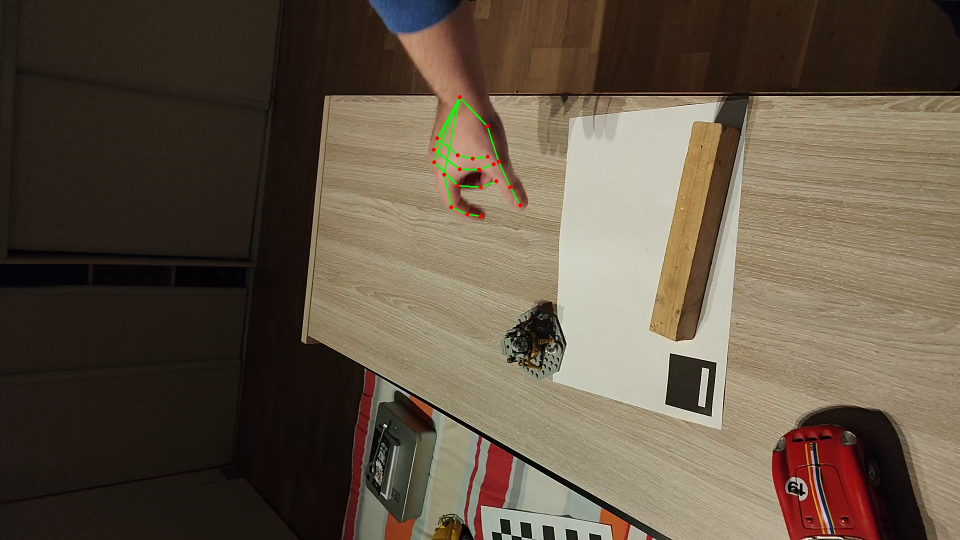
#> input picture data/hand_poses/hand_debug/hand_debug_000000.jpg, 1920 x 1080 px (shown at 1/2 size)
$ python 01_calibrate.py --image_dir ../data/hand_poses/hand_debug
#> lines starting #> are read from the running program, lines starting #| are printed output that depends on the picture
### src/calibration/calibrator.py
"""src.calibration.calibrator — Camera intrinsic calibration using OpenCV.

Detects chessboard corners across a set of calibration images, computes the
intrinsic matrix K and distortion coefficients, evaluates RMS reprojection error,
and exports results in DROID-SLAM format (calib.txt), NPZ, and JSON formats.
"""

from __future__ import annotations

import json
import logging
from pathlib import Path
from typing import Optional

import cv2
import numpy as np
import numpy.typing as npt

from ..utils.io import export_calibration_txt, get_sorted_image_files

logger = logging.getLogger("calibration")


def load_calibration_images(image_dir: str | Path) -> tuple[list[npt.NDArray[np.uint8]], list[Path]]:
    """Load all valid images from image_dir in natural sorted order.

    Args:
        image_dir: Path to directory containing calibration images.

    Returns:
        Tuple of (images_list, paths_list).

    Raises:
        FileNotFoundError: If image_dir does not exist.
        RuntimeError: If no valid images can be read.
    """
    image_dir = Path(image_dir)
    if not image_dir.is_dir():
        raise FileNotFoundError(f"Calibration image directory not found: {image_dir}")

    paths = get_sorted_image_files(image_dir)
    if not paths:
        raise RuntimeError(
            f"No image files found in '{image_dir}'. Supported: png, jpg, jpeg, bmp, tiff."
        )

    images: list[npt.NDArray[np.uint8]] = []
    valid_paths: list[Path] = []
    for p in paths:
        img = cv2.imread(str(p))
        if img is None:
            logger.warning("Could not read image, skipping: %s", p)
            continue
        images.append(img)
        valid_paths.append(p)

    if not images:
        raise RuntimeError(f"Failed to decode any images in {image_dir}.")

    logger.info("Loaded %d calibration image(s) from '%s'.", len(images), image_dir)
    return images, valid_paths


def detect_chessboard_corners(
    images: list[npt.NDArray[np.uint8]],
    board_width: int = 9,
    board_height: int = 6,
    paths: Optional[list[Path]] = None,
) -> tuple[list[npt.NDArray[np.float32]], list[npt.NDArray[np.float32]], tuple[int, int]]:
    """Detect sub-pixel chessboard internal corners.

    Args:
        images: List of BGR images.
        board_width: Internal corners along width (default 9).
        board_height: Internal corners along height (default 6).
        paths: Optional file paths for diagnostic logging.

    Returns:
        Tuple of (object_points, image_points, (width, height)).
    """
    board_size = (board_width, board_height)
    num_corners = board_width * board_height

    # Canonical 3D grid in board coordinates with Z = 0
    objp = np.zeros((num_corners, 3), dtype=np.float32)
    objp[:, :2] = np.mgrid[0:board_width, 0:board_height].T.reshape(-1, 2)

    criteria = (
        cv2.TERM_CRITERIA_EPS + cv2.TERM_CRITERIA_MAX_ITER,
        30,
        0.001,
    )

    obj_points: list[npt.NDArray[np.float32]] = []
    img_points: list[npt.NDArray[np.float32]] = []
    image_size: Optional[tuple[int, int]] = None

    for idx, img in enumerate(images):
        label = paths[idx].name if paths and idx < len(paths) else f"image_{idx}"
        gray = cv2.cvtColor(img, cv2.COLOR_BGR2GRAY)

        found, corners = cv2.findChessboardCorners(
            gray,
            board_size,
            cv2.CALIB_CB_ADAPTIVE_THRESH + cv2.CALIB_CB_NORMALIZE_IMAGE,
        )

        if not found:
            logger.warning("Chessboard NOT detected in %s — skipping.", label)
            continue

        corners_subpix = cv2.cornerSubPix(
            gray, corners, (11, 11), (-1, -1), criteria
        )
        obj_points.append(objp.copy())
        img_points.append(corners_subpix)

        if image_size is None:
            h, w = gray.shape[:2]
            image_size = (w, h)

        logger.info("Corner detection succeeded: %s", label)

    if not obj_points:
        raise RuntimeError(
            "Chessboard corners could not be detected in ANY image. "
            "Please verify board dimensions (e.g., 9x6) and photo clarity."
        )

    assert image_size is not None
    logger.info("Corner detection complete: %d / %d image(s) usable.", len(obj_points), len(images))
    return obj_points, img_points, image_size


# [100 lines left out: functions calibrate_camera, save_calibration_bundle, not called in this run]

### src/utils/io.py
"""src.utils.io — File I/O, path management, and dataset serialization utilities."""

from __future__ import annotations

import json
import re
from pathlib import Path
from typing import Optional, Sequence

import numpy as np
import numpy.typing as npt
from PIL import Image

from .coordinates import twist_to_matrix


def natural_sort_key(item: Path | str) -> list[int | str]:
    """Generate a sort key that orders strings naturally by numeric value.

    Ensures 'frame_2.png' precedes 'frame_10.png' regardless of leading zeroes.

    Args:
        item: Path or string to evaluate.

    Returns:
        List of integer and lowercase string tokens.
    """
    s = item.name if isinstance(item, Path) else str(item)
    return [int(text) if text.isdigit() else text.lower() for text in re.split(r"(\d+)", s)]


def get_sorted_image_files(directory: Path | str) -> list[Path]:
    """Retrieve all supported image files in a directory sorted in natural order.

    Args:
        directory: Directory path to scan.

    Returns:
        List of Path objects in natural sorted order.
    """
    directory = Path(directory)
    if not directory.is_dir():
        return []

    valid_exts = {".png", ".jpg", ".jpeg", ".bmp", ".tiff", ".tif", ".webp"}
    files = [p for p in directory.iterdir() if p.is_file() and p.suffix.lower() in valid_exts]
    return sorted(files, key=natural_sort_key)


# [163 lines left out: functions load_camera_poses, save_camera_poses, load_calibration_txt, export_calibration_txt, load_rgb_frames, not called in this run]

### scripts/01_calibrate.py
"""scripts/01_calibrate.py — CLI entry point for Stage 1: Camera Intrinsic Calibration.

Usage:
    python scripts/01_calibrate.py --image_dir data/calib_images --output_dir data/calibration
"""

from __future__ import annotations

import argparse
import logging
import sys
from pathlib import Path

# Add project root to sys.path
sys.path.insert(0, str(Path(__file__).resolve().parent.parent))

from src.calibration.calibrator import (
    calibrate_camera,
    detect_chessboard_corners,
    load_calibration_images,
    save_calibration_bundle,
)

logging.basicConfig(level=logging.INFO, format="%(asctime)s [%(levelname)s] %(name)s: %(message)s")
logger = logging.getLogger("01_calibrate")


def main() -> int:
    parser = argparse.ArgumentParser(
        prog="01_calibrate.py",
        description="Stage 1: Camera Intrinsic Calibration with OpenCV.",
        formatter_class=argparse.ArgumentDefaultsHelpFormatter,
    )
    parser.add_argument("--image_dir", type=str, required=True, help="Directory containing checkerboard calibration photos.")
    parser.add_argument("--output_dir", type=str, default="data/calibration", help="Destination folder for calibration files.")
    parser.add_argument("--board_width", type=int, default=9, help="Internal corners along board width.")
    parser.add_argument("--board_height", type=int, default=6, help="Internal corners along board height.")
    parser.add_argument("--square_size", type=float, default=0.025, help="Physical square size in metres (e.g. 0.025 for 25mm).")
    args = parser.parse_args()

    image_dir = Path(args.image_dir)
    output_dir = Path(args.output_dir)

    logger.info("=== Stage 1: Camera Calibration ===")
    images, paths = load_calibration_images(image_dir)
#> in load_calibration_images, img is the input picture: shape (1080, 1920, 3); mean B, G, R 68.5, 84.3, 97.3
#> images = 3 items; paths = 3 items
    obj_points, img_points, image_size = detect_chessboard_corners(images, args.board_width, args.board_height, paths)
#> the loop in detect_chessboard_corners, `for idx, img in enumerate(images):` made 3 passes
#> label on passes 1 to 3: 'hand_debug_000000.jpg', 'hand_debug_000010.jpg', 'hand_debug_000020.jpg'
#> pass 1, in detect_chessboard_corners, `gray = cv2.cvtColor(img, cv2.COLOR_BGR2GRAY)`:
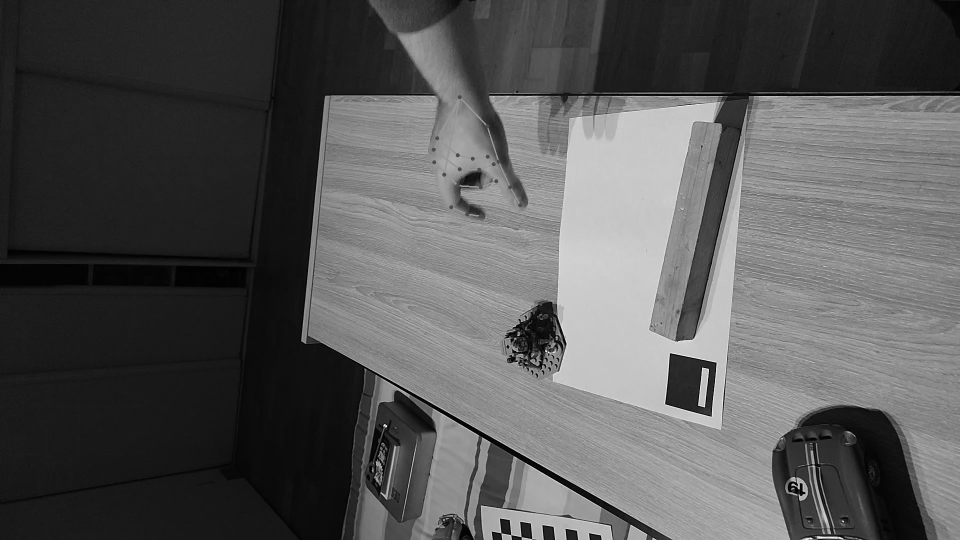
#> gray: shape (1080, 1920) (shown at 1/2 size); min 0, max 254, mean 86.4
#> pass 2, in detect_chessboard_corners, `gray = cv2.cvtColor(img, cv2.COLOR_BGR2GRAY)`:
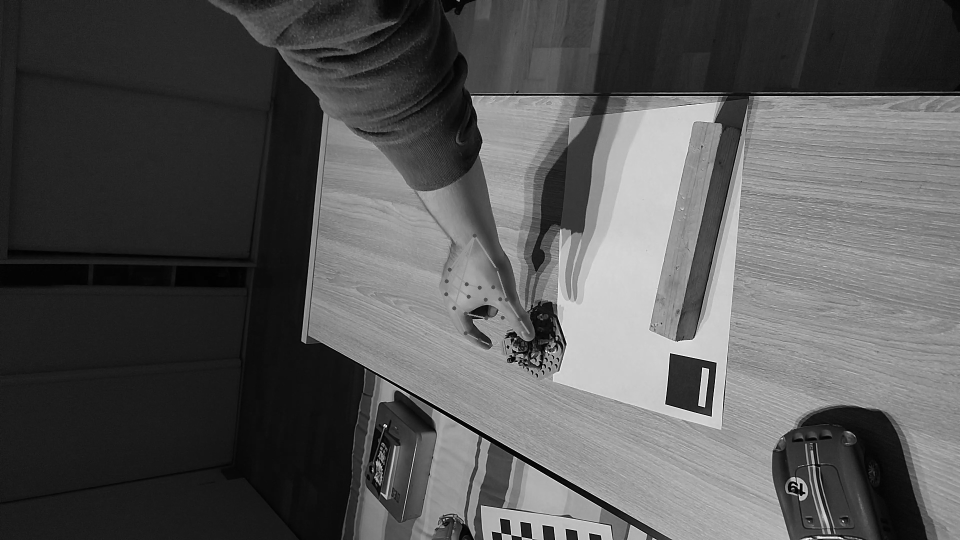
#> gray: shape (1080, 1920) (shown at 1/2 size); min 0, max 254, mean 86.4
#> pass 3, in detect_chessboard_corners, `gray = cv2.cvtColor(img, cv2.COLOR_BGR2GRAY)`:
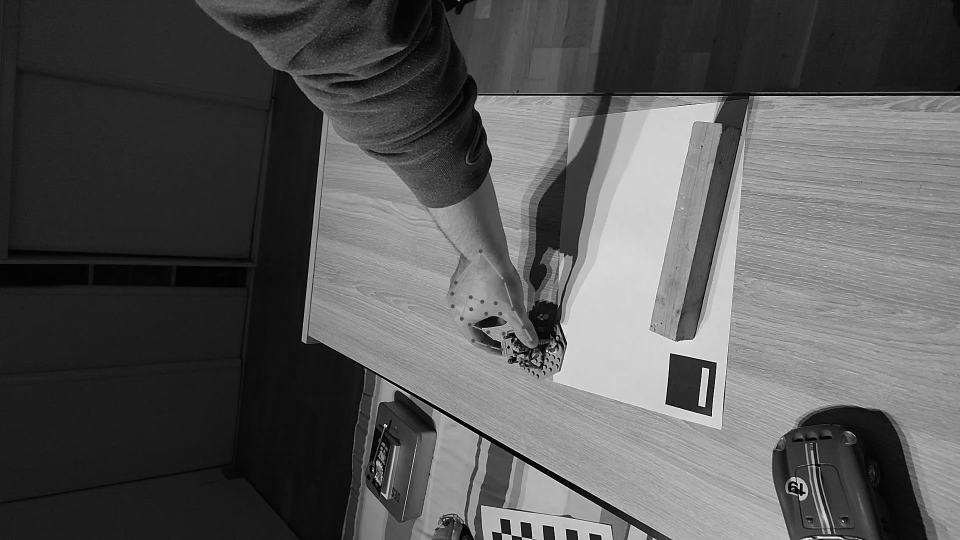
#> gray: shape (1080, 1920) (shown at 1/2 size); min 0, max 254, mean 87.5
#> after the loop in detect_chessboard_corners, `for idx, img in enumerate(images):`: img_points = []
    rms, K, dist, rvecs, tvecs = calibrate_camera(obj_points, img_points, image_size, args.square_size)
    save_calibration_bundle(output_dir, K, dist, rms, image_size, rvecs, tvecs)

    logger.info("Stage 1 complete. Reprojection RMS = %.4f px", rms)
    return 0


if __name__ == "__main__":
#> (the run stopped early here; a loop or call above may not have finished)
